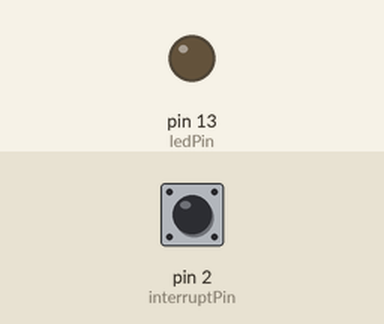
Recording of a sketch running on a simulated Arduino Uno, built with avr-gcc and run on an emulated ATmega328P. Parts: output pins drawn as LEDs (lit = HIGH). Dashed ring = blinking. The inputs (shaded band) are chosen by the test bench; at power-on: pin 2 (interruptPin) HIGH.

Above: at 0.6 s.
At 1.2 s:
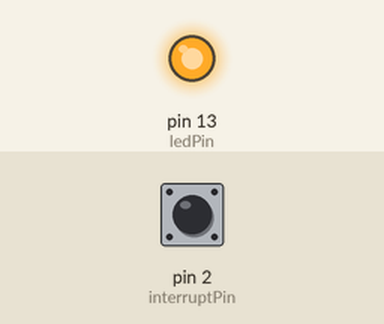
1.3 s: pin 2 (interruptPin) pulled LOW for 0.15 s
At 1.55 s:
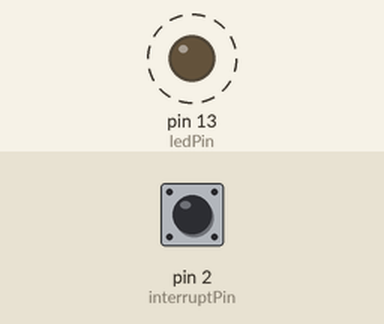
Timing chart, 0 to 10.3 s (numbered marks = the images above; inputs shaded):
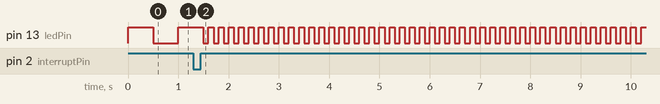

The sketch:

sketch07-04.ino
```cpp
int interruptPin = 2;
int ledPin = 13;
int period = 500;

void setup() {
  // put your setup code here, to run once:
  pinMode(ledPin, OUTPUT);
  pinMode(interruptPin, INPUT);
  digitalWrite(interruptPin, HIGH); // pull-up
  attachInterrupt(0, goFast, FALLING);
}

void loop() {
  // put your main code here, to run repeatedly:
  digitalWrite(ledPin, HIGH);
  delay(period);
  digitalWrite(ledPin, LOW);
  delay(period);
}

void goFast() {
  period = 100;
}
```

Measured:
- after the input at 1.3 s, pin 13 (ledPin): alternates HIGH for 0.10 s and LOW for 0.10 s, starting after 0.30 s
